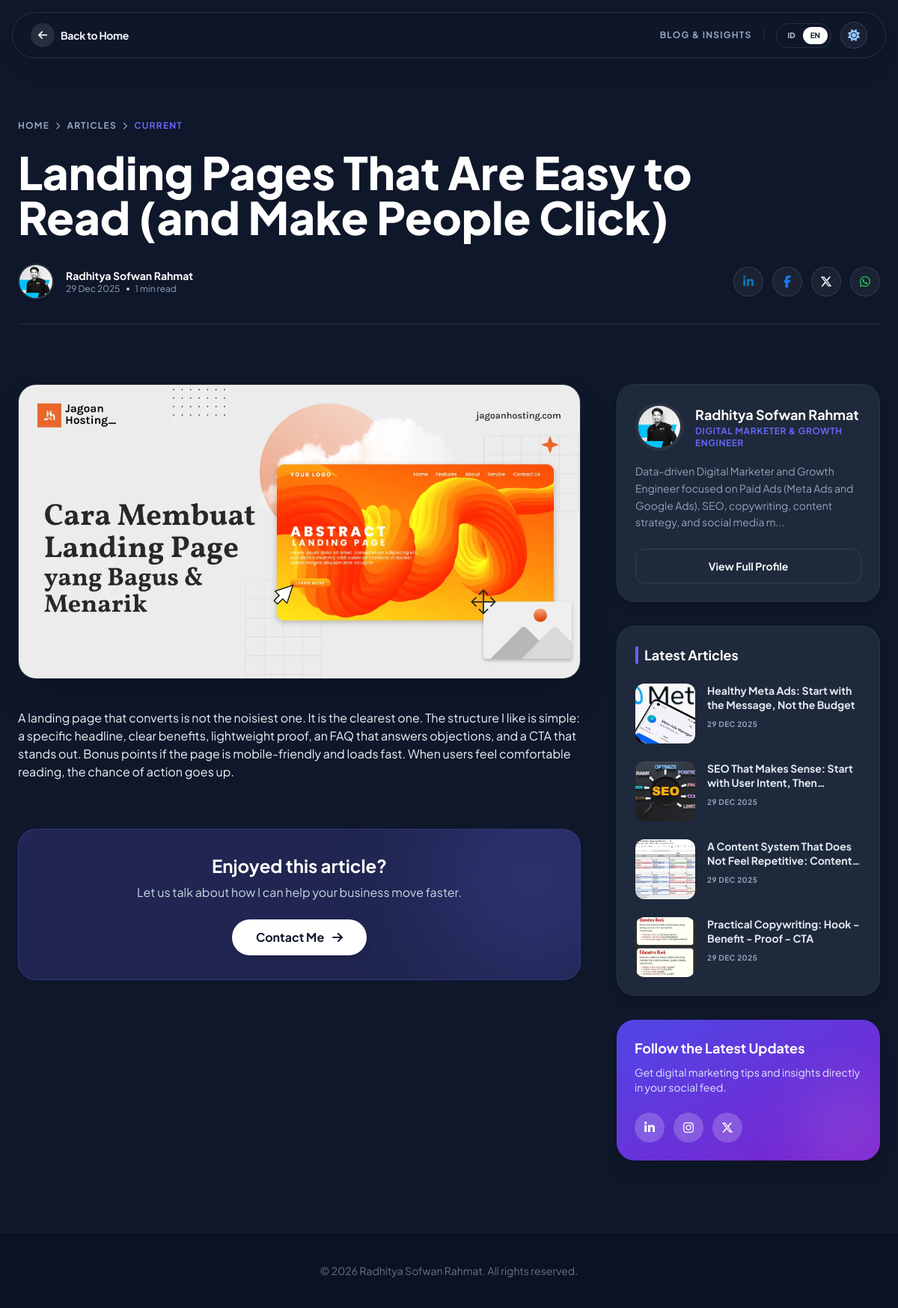
/article.php?id=2&lang=en, run on the app's committed database.
### tables this page shows
CREATE TABLE `articles` (
  `id` int(11) NOT NULL AUTO_INCREMENT,
  `title` varchar(255) NOT NULL,
  `title_en` varchar(255) DEFAULT NULL,
  `content` longtext NOT NULL,
  `content_en` longtext DEFAULT NULL,
  `image_url` varchar(255) DEFAULT NULL,
  `created_at` timestamp NOT NULL DEFAULT current_timestamp(),
  `slug` varchar(255) DEFAULT NULL,
  `meta_desc` varchar(160) DEFAULT NULL,
  `meta_desc_en` varchar(160) DEFAULT NULL,
  PRIMARY KEY (`id`)
);

CREATE TABLE `profile` (
  `id` int(11) NOT NULL,
  `name` varchar(100) DEFAULT NULL,
  `bio` text DEFAULT NULL,
  `bio_en` text DEFAULT NULL,
  `address` text DEFAULT NULL,
  `whatsapp` varchar(20) DEFAULT NULL,
  `email` varchar(100) DEFAULT NULL,
  `site_title` varchar(50) DEFAULT 'Radhitya Sofwan',
  `site_title_en` varchar(50) DEFAULT NULL,
  `hero_role` varchar(100) DEFAULT 'Growth Engineer & Digital Strategist',
  `hero_role_en` varchar(100) DEFAULT NULL,
  `hero_image_url` varchar(255) DEFAULT 'uploads/hero_default.png',
  `profile_photo` varchar(255) DEFAULT 'uploads/profile_photo_default.jpg',
  `availability_text` varchar(100) DEFAULT 'AVAILABLE FOR NEW PROJECTS',
  `availability_text_en` varchar(100) DEFAULT NULL,
  `is_available` tinyint(1) DEFAULT 1,
  `cv_url` varchar(255) DEFAULT NULL,
  `projects_desc` text DEFAULT NULL,
  `projects_desc_en` text DEFAULT NULL,
  `contact_desc` text DEFAULT NULL,
  `contact_desc_en` text DEFAULT NULL,
  `projects_limit` int(11) DEFAULT 6,
  `seo_keywords` text DEFAULT 'Digital Marketing, Growth Hacking, Web Development, PHP, Meta Ads, SEO Specialist',
  `seo_keywords_en` text DEFAULT NULL,
  `link_github` varchar(255) DEFAULT NULL,
  `link_linkedin` varchar(255) DEFAULT NULL,
  `link_instagram` varchar(255) DEFAULT NULL,
  `link_facebook` varchar(255) DEFAULT NULL,
  `link_youtube` varchar(255) DEFAULT NULL,
  `link_tiktok` varchar(255) DEFAULT NULL,
  `link_threads` varchar(255) DEFAULT NULL,
  `link_twitter` varchar(255) DEFAULT NULL,
  `link_blog_pribadi` varchar(255) DEFAULT NULL,
  `custom_head_script` text DEFAULT NULL,
  `script_google` text DEFAULT NULL,
  `script_fb` text DEFAULT NULL,
  `script_other` text DEFAULT NULL,
  PRIMARY KEY (`id`)
);

### article.php (the view, shortened to what the rows shown need)
<?php
require_once 'i18n.php';
$lang = currentLang();
include 'db.php';
$protocol = isset($_SERVER['HTTPS']) && $_SERVER['HTTPS'] === 'on' ? "https" : "http";
$host = $_SERVER['HTTP_HOST'];
$scriptPath = dirname($_SERVER['SCRIPT_NAME']);
$baseUrl = $protocol . "://" . $host . rtrim(str_replace('\\', '/', $scriptPath), '/') . '/';
$id = isset($_GET['id']) ? (int)$_GET['id'] : 0;
$slug = isset($_GET['slug']) ? mysqli_real_escape_string($conn, $_GET['slug']) : '';
if ($slug) {
    $q = mysqli_query($conn, "SELECT * FROM articles WHERE slug='$slug'");
} else {
    $q = mysqli_query($conn, "SELECT * FROM articles WHERE id=$id");
}
$art = mysqli_fetch_assoc($q);
$profile = mysqli_fetch_assoc(mysqli_query($conn, "SELECT * FROM profile WHERE id=1"));
$articleTitle = localizedField($art, 'title', $lang);
$articleContent = localizedField($art, 'content', $lang);
$profileBio = localizedField($profile, 'bio', $lang);
$profileRole = localizedField($profile, 'hero_role', $lang);
$latestQ = mysqli_query($conn, "SELECT id, title, title_en, slug, image_url, created_at FROM articles WHERE id != {$art['id']} ORDER BY created_at DESC LIMIT 5");
function getBlogLink($slug, $id, $lang) {
    global $baseUrl;
    if (!empty($slug)) return localizedUrl($baseUrl . "blog/" . $slug, $lang);
    return localizedUrl($baseUrl . "article.php?id=" . $id, $lang);
}
?>
<!DOCTYPE html>
<html lang="<?php echo $lang; ?>">
<head>
    <script src="https://cdn.tailwindcss.com"></script>
    <link href="https://cdnjs.cloudflare.com/ajax/libs/font-awesome/6.6.0/css/all.min.css" rel="stylesheet">
</head>
<body class="bg-lightbg text-slate-800 dark:bg-darkbg dark:text-slate-100 selection:bg-primary selection:text-white">
    <div class="fixed top-0 left-0 right-0 z-50 flex justify-center px-4 pt-4 transition-all duration-300">
        <nav class="bg-white/90 dark:bg-slate-900/90 backdrop-blur-md border border-slate-200 dark:border-white/10 rounded-full px-6 py-3 w-full max-w-7xl flex justify-between items-center shadow-xl">
        </nav>
    </div>
    <header class="relative pt-32 pb-12 lg:pt-40 lg:pb-20 px-6">
        <div class="max-w-7xl mx-auto">
            <div class="flex items-center gap-2 text-xs font-bold uppercase tracking-widest text-slate-400 mb-6 justify-center lg:justify-start">
                <a href="<?php echo htmlspecialchars(localizedUrl('./', $lang)); ?>" class="hover:text-primary transition"><?php echo t('nav.home', [], $lang); ?></a>
                <i class="fas fa-chevron-right text-[10px]"></i>
                <a href="<?php echo htmlspecialchars(localizedUrl('./#blog', $lang)); ?>" class="hover:text-primary transition"><?php echo t('nav.articles', [], $lang); ?></a>
                <i class="fas fa-chevron-right text-[10px]"></i>
                <span class="text-primary truncate max-w-[150px]"><?php echo t('article.current', [], $lang); ?></span>
            </div>
            <h1 class="text-3xl md:text-5xl lg:text-6xl font-extrabold leading-tight mb-8 text-slate-900 dark:text-white text-center lg:text-left max-w-5xl">
                <?php echo htmlspecialchars($articleTitle); ?>
            </h1>
            <div class="flex flex-col lg:flex-row items-center gap-6 border-b border-slate-200 dark:border-white/10 pb-8">
                <div class="flex items-center gap-4">
                    <img src="<?php echo $profile['profile_photo']; ?>" class="w-12 h-12 rounded-full border-2 border-white dark:border-white/10 shadow-md object-cover">
                    <div>
                        <div class="text-sm font-bold text-slate-900 dark:text-white"><?php echo $profile['name']; ?></div>
                        <div class="text-xs text-slate-500 dark:text-slate-400 flex items-center gap-2">
                            <span><?php echo formatLocalizedDate($art['created_at'], $lang); ?></span>
                            <span class="w-1 h-1 rounded-full bg-slate-300"></span>
                            <span><?php echo ceil(str_word_count(strip_tags($articleContent)) / 200); ?> <?php echo t('article.min_read', [], $lang); ?></span>
                        </div>
                    </div>
                </div>
                <div class="lg:ml-auto flex gap-3">
                </div>
            </div>
        </div>
    </header>
    <div class="max-w-7xl mx-auto px-6 pb-24">
        <div class="grid grid-cols-1 lg:grid-cols-12 gap-12">
            <article class="lg:col-span-8">
                <?php if($art['image_url']): ?>
                    <div class="rounded-3xl overflow-hidden mb-10 border border-slate-200 dark:border-white/10 shadow-2xl relative group">
                        <img src="<?php echo $art['image_url']; ?>" class="w-full h-auto object-cover transform group-hover:scale-105 transition duration-700 ease-out">
                    </div>
                <?php endif; ?>
                <div class="prose prose-lg prose-slate dark:prose-invert max-w-none
                    prose-headings:font-bold prose-headings:tracking-tight
                    prose-a:text-primary prose-a:no-underline hover:prose-a:underline
                    prose-img:rounded-2xl prose-img:shadow-lg
                    prose-blockquote:border-l-primary prose-blockquote:bg-slate-50 dark:prose-blockquote:bg-white/5 prose-blockquote:py-2 prose-blockquote:px-6 prose-blockquote:not-italic prose-blockquote:rounded-r-lg">
                    <?php echo $articleContent; ?>
                </div>
                <div class="mt-16 bg-slate-900 dark:bg-primary/20 rounded-3xl p-8 text-center border border-slate-800 dark:border-primary/30 relative overflow-hidden">
                    <div class="absolute top-0 right-0 -mr-16 -mt-16 w-64 h-64 bg-primary/20 rounded-full blur-3xl"></div>
                    <h3 class="text-2xl font-bold text-white mb-2 relative z-10"><?php echo t('article.like', [], $lang); ?></h3>
                    <p class="text-slate-300 mb-6 relative z-10"><?php echo t('article.cta', [], $lang); ?></p>
                    <a href="https://wa.me/<?php echo $profile['whatsapp']; ?>" target="_blank" class="inline-block px-8 py-3 bg-white text-slate-900 rounded-full font-bold hover:bg-primary hover:text-white transition transform hover:-translate-y-1 shadow-lg relative z-10">
                    </a>
                </div>
            </article>
            <aside class="lg:col-span-4 space-y-8">
                <div class="bg-white dark:bg-darkcard p-6 rounded-3xl border border-slate-200 dark:border-white/5 shadow-lg sticky top-24">
                    <div class="flex items-center gap-4 mb-4">
                        <img src="<?php echo $profile['profile_photo']; ?>" class="w-16 h-16 rounded-full border-4 border-slate-50 dark:border-white/5 object-cover">
                        <div>
                            <h4 class="font-bold text-lg text-slate-900 dark:text-white"><?php echo $profile['name']; ?></h4>
                            <p class="text-xs font-bold text-primary uppercase tracking-wider"><?php echo htmlspecialchars($profileRole); ?></p>
                        </div>
                    </div>
                    <p class="text-sm text-slate-500 dark:text-slate-400 mb-6 leading-relaxed">
                        <?php echo htmlspecialchars(excerptText($profileBio, 150)); ?>
                    </p>
                    <a href="<?php echo htmlspecialchars(localizedUrl('./#about', $lang)); ?>" class="block w-full py-3 text-center rounded-xl border border-slate-200 dark:border-white/10 text-sm font-bold hover:bg-slate-50 dark:hover:bg-white/5 transition"><?php echo t('article.full_profile', [], $lang); ?></a>
                </div>
                <div class="bg-white dark:bg-darkcard p-6 rounded-3xl border border-slate-200 dark:border-white/5 shadow-lg">
                    <div class="space-y-6">
                        <?php while($latest = mysqli_fetch_assoc($latestQ)): ?>
                        <a href="<?php echo getBlogLink($latest['slug'], $latest['id'] ?? 0, $lang); ?>" class="flex gap-4 group">
                            <?php if(!empty($latest['image_url'])): ?>
                            <div class="w-20 h-20 flex-shrink-0 rounded-xl overflow-hidden">
                                <img src="<?php echo $latest['image_url']; ?>" class="w-full h-full object-cover group-hover:scale-110 transition duration-500">
                            </div>
                            <?php endif; ?>
                            <div class="flex-1">
                                <h4 class="text-sm font-bold text-slate-800 dark:text-slate-200 leading-snug group-hover:text-primary transition line-clamp-2">
                                    <?php echo htmlspecialchars(localizedField($latest, 'title', $lang)); ?>
                                </h4>
                                <span class="text-[10px] font-bold text-slate-400 mt-2 block uppercase tracking-wider">
                                    <?php echo formatLocalizedDate($latest['created_at'], $lang); ?>
                                </span>
                            </div>
                        </a>
                        <?php endwhile; ?>
                    </div>
                </div>
            </aside>
        </div>
    </div>
    <footer class="py-10 border-t border-slate-200 dark:border-white/5 text-center text-slate-500 text-sm bg-white dark:bg-black/20">
        &copy; <?php echo date('Y'); ?> <?php echo htmlspecialchars($profile['name']); ?>. <?php echo t('footer.rights', [], $lang); ?>
    </footer>
</body>
</html>

### data on the page
articles: title_en "Landing Pages That Are Easy to Read (and Make People Click)", created_at "29 Dec 2025", ceil(str_word_count(strip_tags($articleContent))/200) "1", image_url (picture), content_en "A landing page that converts is not the noisiest one. It is the clearest one. The structure I like is simple: a specific headline, clear benefits, lightweight proof, an FAQ that answers objections, and a CTA that stands out. Bonus points if the page is mobile-friendly and loads fast. When users feel comfortable reading, the chance of action goes up."
profile: profile_photo (picture), name "Radhitya Sofwan Rahmat", hero_role_en "DIGITAL MARKETER & GROWTH ENGINEER", bio_en "Data-driven Digital Marketer and Growth Engineer focused on Paid Ads (Meta Ads and Google Ads), SEO, copywriting, content strategy, and social media m..."
articles: image_url (picture), title_en "Healthy Meta Ads: Start with the Message, Not the Budget", created_at "29 DEC 2025"
articles: image_url (picture), title_en "SEO That Makes Sense: Start with User Intent,…", created_at "29 DEC 2025"
articles: image_url (picture), title_en "A Content System That Does Not Feel Repetitive:…", created_at "29 DEC 2025"
articles: image_url (picture), title_en "Practical Copywriting: Hook - Benefit - Proof - CTA", created_at "29 DEC 2025"

### other printed values
t('article.back_home', [], $lang) "Back to Home"
t('article.blog_insights', [], $lang) "BLOG & INSIGHTS"
t('nav.home', [], $lang) "HOME"
t('nav.articles', [], $lang) "ARTICLES"
t('article.current', [], $lang) "CURRENT"
t('article.min_read', [], $lang) "min read"
t('article.like', [], $lang) "Enjoyed this article?"
t('article.cta', [], $lang) "Let us talk about how I can help your business move faster."
t('article.contact', [], $lang) "Contact Me"
t('article.full_profile', [], $lang) "View Full Profile"
t('article.latest', [], $lang) "Latest Articles"
t('article.follow_updates', [], $lang) "Follow the Latest Updates"
t('article.follow_text', [], $lang) "Get digital marketing tips and insights directly in your social feed."
t('footer.rights', [], $lang) "All rights reserved."
